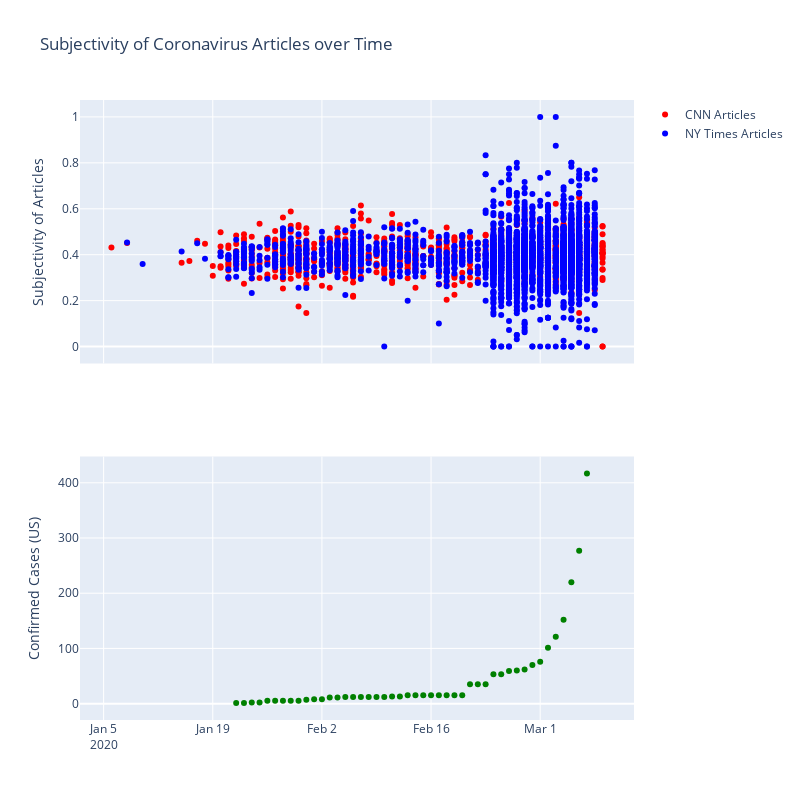

Write notebook code for a chart like this one.
### Code cell
cnn = articles[articles['site']=='cnn']
nytimes = articles[articles['site']=='nytimes']

fig = make_subplots(rows=2, cols=1, shared_xaxes=True)

# make subplots 
fig.add_trace(
    go.Scatter(
        x=cnn['date'],
        y=cnn['subjectivity'],
        mode="markers",
        marker=dict(color='red'),
        name='CNN Articles'
    ),
    row=1, col=1
)
fig.add_trace(
    go.Scatter(
        x=nytimes['date'],
        y=nytimes['subjectivity'],
        mode="markers",
        marker=dict(color='blue'),
        name='NY Times Articles'
    ),
    row=1, col=1
)
fig.add_trace(
    go.Scatter(
        x=tidy_df[(tidy_df['US']=='US')&(tidy_df['Type']=='Confirmed')]['Date'],
        y=tidy_df[(tidy_df['US']=='US')&(tidy_df['Type']=='Confirmed')]['Count'],
        mode="markers",
        marker=dict(color='green'),
        showlegend=False
    ),
    row=2, col=1
)

# configure plot
fig.update_layout(height=800, width=800, title_text="Subjectivity of Coronavirus Articles over Time")

fig.update_yaxes(title_text="Subjectivity of Articles", row=1, col=1)
fig.update_yaxes(title_text="Confirmed Cases (US)", row=2, col=1)

# display
fig.show()

### Figure 1 — Plotly figure (JSON) as saved in the notebook; plotly's stock layout.template omitted (floating-point values rounded to 4 significant figures; data arrays with more than 128 entries replaced by an {"elided": "..."} marker saying what was removed)
{"data": [{"marker": {"color": "red"}, "mode": "markers", "name": "CNN Articles", "type": "scatter", "x": {"elided": "1073 str values"}, "xaxis": "x", "y": {"elided": "1073 float values"}, "yaxis": "y"}, {"marker": {"color": "blue"}, "mode": "markers", "name": "NY Times Articles", "type": "scatter", "x": {"elided": "3452 str values"}, "xaxis": "x", "y": {"elided": "3452 float values"}, "yaxis": "y"}, {"marker": {"color": "green"}, "mode": "markers", "showlegend": false, "type": "scatter", "x": ["2020-01-22T00:00:00", "2020-01-23T00:00:00", "2020-01-24T00:00:00", "2020-01-25T00:00:00", "2020-01-26T00:00:00", "2020-01-27T00:00:00", "2020-01-28T00:00:00", "2020-01-29T00:00:00", "2020-01-30T00:00:00", "2020-01-31T00:00:00", "2020-02-01T00:00:00", "2020-02-02T00:00:00", "2020-02-03T00:00:00", "2020-02-04T00:00:00", "2020-02-05T00:00:00", "2020-02-06T00:00:00", "2020-02-07T00:00:00", "2020-02-08T00:00:00", "2020-02-09T00:00:00", "2020-02-10T00:00:00", "2020-02-11T00:00:00", "2020-02-12T00:00:00", "2020-02-13T00:00:00", "2020-02-14T00:00:00", "2020-02-15T00:00:00", "2020-02-16T00:00:00", "2020-02-17T00:00:00", "2020-02-18T00:00:00", "2020-02-19T00:00:00", "2020-02-20T00:00:00", "2020-02-21T00:00:00", "2020-02-22T00:00:00", "2020-02-23T00:00:00", "2020-02-24T00:00:00", "2020-02-25T00:00:00", "2020-02-26T00:00:00", "2020-02-27T00:00:00", "2020-02-28T00:00:00", "2020-02-29T00:00:00", "2020-03-01T00:00:00", "2020-03-02T00:00:00", "2020-03-03T00:00:00", "2020-03-04T00:00:00", "2020-03-05T00:00:00", "2020-03-06T00:00:00", "2020-03-07T00:00:00"], "xaxis": "x2", "y": [1, 1, 2, 2, 5, 5, 5, 5, 5, 7, 8, 8, 11, 11, 12, 12, 12, 12, 12, 12, 13, 13, 15, 15, 15, 15, 15, 15, 15, 15, 35, 35, 35, 53, 53, 59, 60, 62, 70, 76, 101, 121, 152, 220, 277, 417], "yaxis": "y2"}], "layout": {"height": 800, "title": {"text": "Subjectivity of Coronavirus Articles over Time"}, "width": 800, "xaxis": {"anchor": "y", "domain": [0, 1], "matches": "x2", "showticklabels": false}, "xaxis2": {"anchor": "y2", "domain": [0, 1]}, "yaxis": {"anchor": "x", "domain": [0.575, 1], "title": {"text": "Subjectivity of Articles"}}, "yaxis2": {"anchor": "x2", "domain": [0, 0.425], "title": {"text": "Confirmed Cases (US)"}}}}
